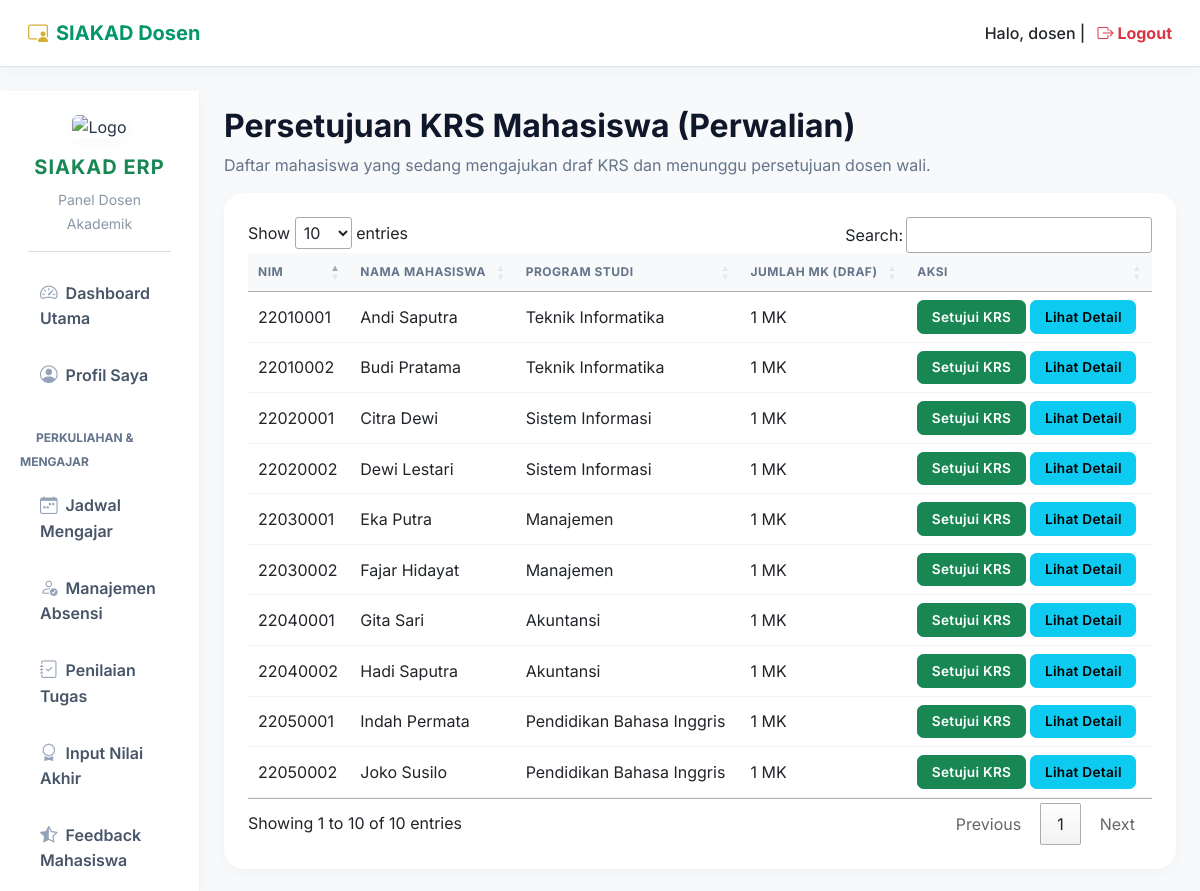
The app's page /views/dosen/perwalian.php (signed in) with its own data.
### tables this page shows
CREATE TABLE `mahasiswa` (
  `id_mhs` int(11) NOT NULL AUTO_INCREMENT,
  `nim` varchar(20) NOT NULL,
  `nik` varchar(20) NOT NULL,
  `nama` varchar(100) NOT NULL,
  `nama_ibu` varchar(100) NOT NULL,
  `jalur_masuk` varchar(50) NOT NULL,
  `status_pembayaran` enum('0','1') NOT NULL DEFAULT '0',
  `jatah_sks` int(11) NOT NULL DEFAULT 24,
  `id_prodi` int(11) NOT NULL,
  `no_ijazah` varchar(50) DEFAULT NULL,
  `status_kuliah` enum('Aktif','Cuti','Lulus','Keluar') NOT NULL DEFAULT 'Aktif',
  PRIMARY KEY (`id_mhs`),
  UNIQUE KEY `nim` (`nim`),
  KEY `id_prodi` (`id_prodi`),
  KEY `idx_mahasiswa_nim` (`nim`),
  CONSTRAINT `mahasiswa_ibfk_1` FOREIGN KEY (`id_prodi`) REFERENCES `prodi` (`id_prodi`)
);

CREATE TABLE `prodi` (
  `id_prodi` int(11) NOT NULL AUTO_INCREMENT,
  `nama_prodi` varchar(100) NOT NULL,
  `id_fakultas` int(11) DEFAULT NULL,
  PRIMARY KEY (`id_prodi`)
);

### views/dosen/perwalian.php (the view, shortened to what this page needs)
<?php
require_once '../../config/db.php';
$sql = "
    SELECT m.id_mhs, m.nim, m.nama, p.nama_prodi, COUNT(k.id_krs) as jumlah_mk
    FROM krs k
    JOIN mahasiswa m ON k.id_mhs = m.id_mhs
    JOIN prodi p ON m.id_prodi = p.id_prodi
    WHERE k.status_krs = 'draf'
    GROUP BY m.id_mhs
";
$mahasiswa_krs = $pdo->query($sql)->fetchAll();
?>
<!DOCTYPE html>
<html lang="id">
<head>
    <link href="https://cdn.jsdelivr.net/npm/bootstrap@5.3.0/dist/css/bootstrap.min.css" rel="stylesheet">
    <link href="https://cdn.datatables.net/1.13.6/css/jquery.dataTables.min.css" rel="stylesheet" />
    <link rel="stylesheet" href="../../public/css/style.css">
    <link rel="stylesheet" href="https://cdn.jsdelivr.net/npm/bootstrap-icons@1.11.1/font/bootstrap-icons.css">
</head>
<body class="bg-light">
<nav class="navbar navbar-expand-lg border-bottom sticky-top bg-white px-3 mb-4 shadow-sm">
    <div class="container-fluid">
        <a class="navbar-brand fw-bold text-primary" href="dashboard.php">
            <i class="bi bi-person-video3 text-warning me-2"></i>SIAKAD Dosen
        </a>
        <span class="navbar-text ms-auto text-dark fw-medium">
            Halo, <?= htmlspecialchars($_SESSION['user']['username'] ?? $_SESSION['user']['nama']) ?> |
            <a href="../../auth/logout.php" class="text-danger fw-bold text-decoration-none ms-2"><i class="bi bi-box-arrow-right"></i> Logout</a>
        </span>
    </div>
</nav>
<div class="container-fluid">
  <div class="row">
    <?php include 'includes/sidebar.php'; ?>
    <main class="col-md-9 ms-sm-auto col-lg-10 px-md-4 mt-3">
    <h2>Persetujuan KRS Mahasiswa (Perwalian)</h2>
    <p class="text-muted">Daftar mahasiswa yang sedang mengajukan draf KRS dan menunggu persetujuan dosen wali.</p>
    <div class="card shadow-sm">
        <div class="card-body">
            <table class="table table-hover datatable-perwalian">
                <thead>
                    <tr>
                        <th>NIM</th>
                        <th>Nama Mahasiswa</th>
                        <th>Program Studi</th>
                        <th>Jumlah MK (Draf)</th>
                        <th>Aksi</th>
                    </tr>
                </thead>
                <tbody>
                    <?php foreach ($mahasiswa_krs as $m): ?>
                    <tr>
                        <td><?= htmlspecialchars($m['nim']) ?></td>
                        <td><?= htmlspecialchars($m['nama']) ?></td>
                        <td><?= htmlspecialchars($m['nama_prodi']) ?></td>
                        <td><?= $m['jumlah_mk'] ?> MK</td>
                        <td>
                            <form method="post" onsubmit="return confirm('Setujui KRS Mahasiswa ini?')">
                                <button type="submit" class="btn btn-sm btn-success">Setujui KRS</button>
                                <a href="detail_krs.php?id_mhs=<?= $m['id_mhs'] ?>" class="btn btn-sm btn-info">Lihat Detail</a>
                            </form>
                        </td>
                    </tr>
                    <?php endforeach; ?>
                </tbody>
            </table>
        </div>
    </div>
</div>
  </div>
</body>
</html>

### public/css/style.css (style rules this page uses)
:root { --stis-green: #059669; --stis-green-hover: #047857; --stis-green-soft: rgba(5, 150, 105, 0.08); --stis-gold: #d4af37; --stis-gold-dark: #b5952f; --glass-bg: rgba(255, 255, 255, 0.7); --glass-border: rgba(255, 255, 255, 0.4); }
.text-primary { color: var(--stis-green) !important; }
.text-warning { color: var(--stis-gold) !important; }
body { font-family: 'Inter', sans-serif; background-color: #f4f7f9; color: #2b3445; }
.card { border: none !important; border-radius: 1.25rem !important; box-shadow: 0 10px 30px rgba(0, 0, 0, 0.04) !important; transition: transform 0.3s cubic-bezier(0.34, 1.56, 0.64, 1), box-shadow 0.3s ease; background: #ffffff; }
.card-body { padding: 1.5rem; }
.table { vertical-align: middle; margin-bottom: 0; }
.table thead th { background-color: #f8f9fa; color: #64748b; font-weight: 600; text-transform: uppercase; font-size: 0.75rem; letter-spacing: 0.5px; border-bottom: 2px solid #e2e8f0; border-top: none; padding: 1rem; }
.table tbody td { padding: 1rem; border-bottom: 1px solid #f1f5f9; }
.btn { font-weight: 600; letter-spacing: 0.3px; border-radius: 0.5rem; padding: 0.5rem 1.25rem; transition: all 0.2s ease; }
.btn-sm { padding: 0.35rem 0.85rem; font-size: 0.85rem; border-radius: 0.4rem; }
h1, h2, h3, h4, h5, h6 { font-weight: 700; color: #0f172a; }
.text-muted { color: #64748b !important; }
.navbar { box-shadow: 0 2px 15px rgba(0,0,0,0.04) !important; padding: 0.8rem 1.5rem; }
.shadow-sm { box-shadow: 0 4px 15px rgba(0,0,0,0.03) !important; }

### records on screen
mahasiswa: nim "22010001", nama "Andi Saputra", id_prodi.nama_prodi "Teknik Informatika", jumlah_mk "1"
mahasiswa: nim "22010002", nama "Budi Pratama", id_prodi.nama_prodi "Teknik Informatika", jumlah_mk "1"
mahasiswa: nim "22020001", nama "Citra Dewi", id_prodi.nama_prodi "Sistem Informasi", jumlah_mk "1"
mahasiswa: nim "22020002", nama "Dewi Lestari", id_prodi.nama_prodi "Sistem Informasi", jumlah_mk "1"
mahasiswa: nim "22030001", nama "Eka Putra", id_prodi.nama_prodi "Manajemen", jumlah_mk "1"
mahasiswa: nim "22030002", nama "Fajar Hidayat", id_prodi.nama_prodi "Manajemen", jumlah_mk "1"
mahasiswa: nim "22040001", nama "Gita Sari", id_prodi.nama_prodi "Akuntansi", jumlah_mk "1"
mahasiswa: nim "22040002", nama "Hadi Saputra", id_prodi.nama_prodi "Akuntansi", jumlah_mk "1"
mahasiswa: nim "22050001", nama "Indah Permata", id_prodi.nama_prodi "Pendidikan Bahasa Inggris", jumlah_mk "1"
mahasiswa: nim "22050002", nama "Joko Susilo", id_prodi.nama_prodi "Pendidikan Bahasa Inggris", jumlah_mk "1"

### other values on screen
$_SESSION['user']['username'] "dosen"
$sys['nama_kampus'] "SIAKAD ERP"
